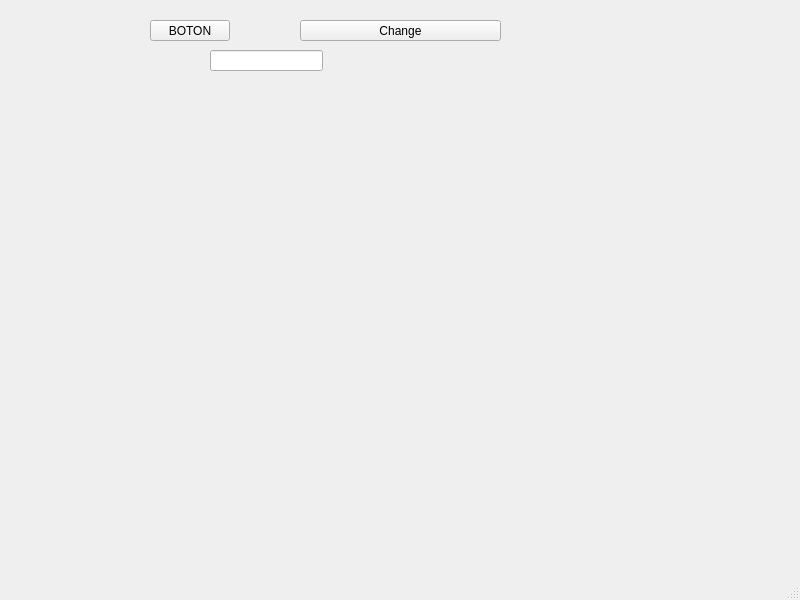
<?xml version="1.0" encoding="UTF-8"?>
<ui version="4.0">
 <class>MainWindow</class>
 <widget class="QMainWindow" name="MainWindow">
  <property name="geometry">
   <rect>
    <x>0</x>
    <y>0</y>
    <width>800</width>
    <height>600</height>
   </rect>
  </property>
  <property name="windowTitle">
   <string>MainWindow</string>
  </property>
  <widget class="QWidget" name="centralwidget">
   <widget class="QPushButton" name="pushButton">
    <property name="geometry">
     <rect>
      <x>150</x>
      <y>20</y>
      <width>80</width>
      <height>21</height>
     </rect>
    </property>
    <property name="text">
     <string>BOTON</string>
    </property>
   </widget>
   <widget class="QPushButton" name="pushButton_2">
    <property name="geometry">
     <rect>
      <x>300</x>
      <y>20</y>
      <width>201</width>
      <height>21</height>
     </rect>
    </property>
    <property name="text">
     <string>Change</string>
    </property>
   </widget>
   <widget class="QLineEdit" name="lineEdit">
    <property name="geometry">
     <rect>
      <x>210</x>
      <y>50</y>
      <width>113</width>
      <height>21</height>
     </rect>
    </property>
   </widget>
  </widget>
  <widget class="QMenuBar" name="menubar">
   <property name="geometry">
    <rect>
     <x>0</x>
     <y>0</y>
     <width>800</width>
     <height>20</height>
    </rect>
   </property>
  </widget>
  <widget class="QStatusBar" name="statusbar"/>
 </widget>
 <resources/>
 <connections/>
</ui>
